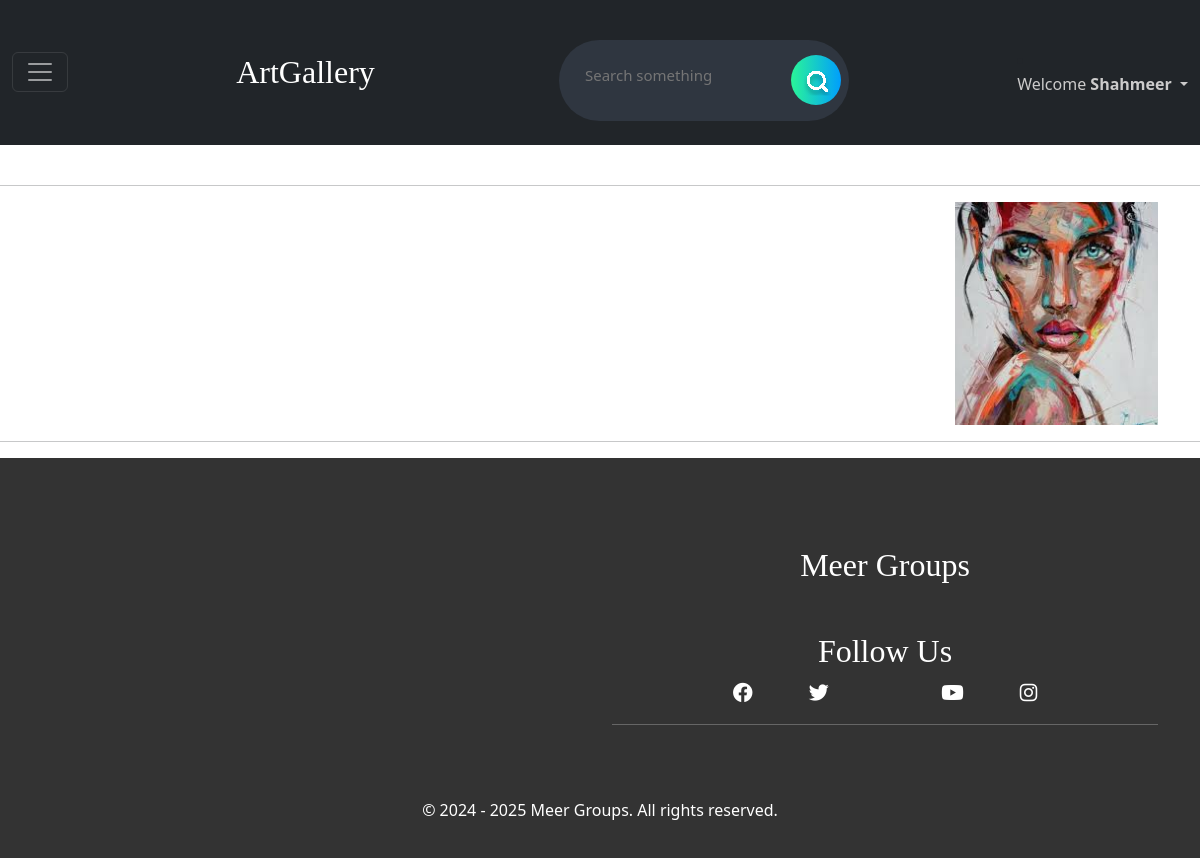
The app's page / (signed in) with its own data.
### Shop/models.py (models this page shows, shortened)
class CustomUser(AbstractBaseUser, PermissionsMixin):
    email = LowercaseEmailField(_('email address'), unique=True)
    name = models.CharField(max_length=255)
    is_staff = models.BooleanField(default=False)
    is_active = models.BooleanField(default=True)
    date_joined = models.DateTimeField(default=timezone.now)
    phone_regex = RegexValidator( regex = r'^\d{10}$',message = "phone number should exactly be in 10 digits")
    phone = models.CharField(max_length=255, validators=[phone_regex], blank = True, null=True)
    class Types(models.TextChoices):
        SELLER = "Seller", "SELLER"
        CUSTOMER = "Customer", "CUSTOMER"
    default_type = Types.CUSTOMER
    type = MultiSelectField(choices=Types.choices, default=[], null=True, blank=True)
    USERNAME_FIELD = 'email'
    REQUIRED_FIELDS = []
    objects = CustomUserManager()

class Art(models.Model):
    Art_id = models.AutoField(primary_key=True)
    Art_Name = models.CharField(max_length=15)
    image = models.ImageField(upload_to = "ArtImages/productimages", default = None, null = True, blank = True)
    price = models.FloatField()
    Type = models.CharField(max_length=1000)
    upload_by = models.ForeignKey(SellerAdditional,on_delete=models.CASCADE)
    date_added = models.DateTimeField(default=timezone.now)

### Shop/views.py (the view)
# urls.py: path('',views.index),
def index(request):
    return render(request,'index.html',parms)

### Shop/templates/index.html (shortened to what this page needs)
{% extends 'basic.html' %}
{% block style %}
<link rel="stylesheet" href="/static/home.css">
{% endblock %}
{% block body %}
<br>
<hr>
<div class="grid container">
  {% for product in Product %}
  <div class="entry work-entry branding ">
    <a href="art/{{product.Art_id}}">
      <div class="entry-image mm" style="background-image: url('/media/{{product.image}}')"></div>
    </a>
  </div>
  {% endfor %}
</div>
<hr>
{% endblock %}

### Shop/templates/basic.html (shortened to what this page needs)
{% load static%}
<!doctype html>
<html lang="en">
<head>
  <link href="https://cdn.jsdelivr.net/npm/bootstrap@5.3.2/dist/css/bootstrap.min.css" rel="stylesheet"
>
  <link rel="stylesheet" href="https://cdnjs.cloudflare.com/ajax/libs/font-awesome/6.0.0/css/all.min.css">
  <link rel="stylesheet" href="static/basic.css">
  {% block style %}{% endblock %}
</head>
<body class="loading">
  <nav class="navbar navbar-dark bg-dark py-4">
    <div class="container-fluid">
      <button class="navbar-toggler" type="button" data-bs-toggle="offcanvas" data-bs-target="#offcanvasDarkNavbar"
        aria-controls="offcanvasDarkNavbar" aria-label="Toggle navigation">
        <span class="navbar-toggler-icon"></span>
      </button>
      <a class="navbar-brand heading" href="/">ArtGallery</a>
      <form class="d-flex mt-3" role="search" method="search" action="/search">
        <div class="searchBox">
          <input class="searchInput" type="search" name="query" id="query" placeholder="Search something">
          <button class="searchButton" type="submit">
          </button>
        </div>
      </form>
      {% if user.is_authenticated %}
      <li class="nav-item dropdown">
        <a class="nav-link dropdown-toggle" href="#" role="button" data-bs-toggle="dropdown" aria-expanded="false"
          style="color: #cccbcb;">
          Welcome <b>{{request.user.name}}</b>
        </a>
      </li>
      {% else %}
      <button onclick="openModal('authModal')">Login</button>
      {% endif %}
    </div>
  </nav>
  {% block body %}{% endblock %}
  <footer>
    <div class="container">
      <div class="row">
        <div class="col-md-6">
          <div id="map">
          </div>
        </div>
        <div class="col-md-6 social-links">
          <h4 class="heading mt-5">Meer Groups</h4>
          <h3 class="heading mt-5">Follow Us</h3>
          <a href="https://www.facebook.com/yourpage" target="_blank" title="Shaheer Ul Islam"><i
              class="fab fa-facebook mx-3"></i></a>
          <a href="https://www.facebook.com/yourpage" target="_blank" title="Shaheer Ul Islam"><i
              class="fab fa-twitter mx-3"></i></a>
          <a href="https://www.facebook.com/yourpage" target="_blank" title="Shaheer Ul Islam"></a>
          <a href="https://www.facebook.com/yourpage" target="_blank" title="Shaheer Ul Islam"><i
              class="fab fa-youtube mx-3"></i></a>
          <a href="https://www.facebook.com/yourpage" target="_blank" title="Shaheer Ul Islam"><i
              class="fab fa-instagram mx-3"></i></a>
          <hr>
        </div>
      </div>
      <p>&copy; 2024 - 2025 Meer Groups. All rights reserved.</p>
    </div>
  </footer>
</body>
</html>

### static/basic.css (style rules this page uses)
.searchBox { display: flex; max-width: 290px; align-items: center; justify-content: space-between; gap: 8px; background: #2f3640; border-radius: 50px; position: relative; }
.searchButton { color: white; position: absolute; right: 8px; width: 50px; height: 50px; border-radius: 50%; background: var(--gradient-2, linear-gradient(90deg, #2AF598 0%, #009EFD 100%)); border: 0; display: inline-block; transition: all 300ms cubic-bezier(.23, 1, 0.32, 1); }
.searchInput { border: none; background: none; outline: none; color: white; font-size: 15px; padding: 24px 46px 24px 26px; }
.navbar { position: unset; }
.heading { font-family: 'Press Start 2P'; font-size: xx-large; }
footer { background-color: #333; color: #fff; padding: 20px; text-align: center; }
#map { height: 300px; margin-top: 20px; }
.social-links { margin-top: 20px; }
.social-links a { color: #fff; text-decoration: none; font-size: 20px; margin: 0 10px; }
form { display: flex; flex-direction: column; }
input { padding: 10px; margin-bottom: 10px; border: 1px solid #ccc; border-radius: 4px; }
button { padding: 12px; background-color: #4caf50; color: #fff; border: none; border-radius: 4px; cursor: pointer; }

### static/home.css (style rules this page uses)
.grid { display: flex; flex-wrap: wrap; gap: 20px; justify-content: space-between; }
.entry { position: relative; width: calc(20% - 20px); padding-top: 20%; overflow: hidden; display: flex; flex-direction: column; }
.entry-image { position: absolute; top: 0; right: 0; bottom: 0; left: 0; background-size: cover; background-position: center; transition: transform 0.3s ease-in-out; }

### records on screen
CustomUser: user.name "Shahmeer"
Art: image (picture)
